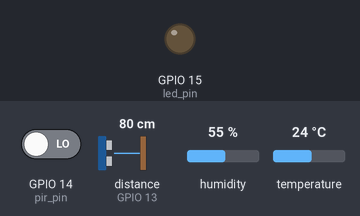
This sketch was run on a simulated ESP8266 (Wemos D1 mini). On the bench: output pins drawn as LEDs (lit = HIGH). The test bench sets the inputs (shaded band); at power-on: GPIO 14 (pir_pin) LOW, distance to the obstacle (sensor on GPIO 13) 80 cm, humidity 55 %, temperature 24 °C. The echo pulse lasts 58.3 µs per cm; WiFi joins after 1.5 s; servers stay silent unless stated; uploads are accepted with an empty reply; pins used as bus, display or sensor lines are not drawn; what the sketch prints to the serial monitor is not drawn.

Above: at 3.7 s.
3.8 s: GPIO 14 (pir_pin) driven HIGH
At 5.3 s:
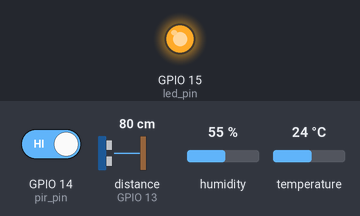
Timing chart, 0 to 6.8 s (numbered marks = the images above; inputs shaded):
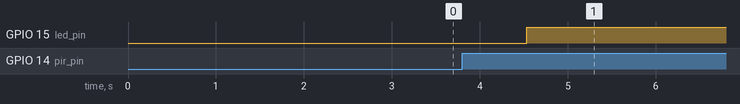

Measured:
- after the input at 3.8 s, GPIO 15 (led_pin): LOW → HIGH after 0.74 s

The sketch:

clienteWifi.ino
```cpp
//#include <Adafruit_Sensor.h>
#include <ESP8266WiFi.h>
#include <WiFiClient.h>
//#include <DHT.h>

//Conexion del sensor HC-SR04
const int EchoPin = 12;// D6 pin de disparo
const int TriggerPin =13; //D7 Pin de entrada

int pir_pin = 14; //d5
int led_pin = 15;//d8
int valed = 1;//valor de led encendido en widget
int valed2 = 0;//valor de led apagado en widget

//Conexion a sensor DHT
#include "DHT.h"
#define DHTPIN 2     // Pin D4 en Wemos equivale al 2 en Arduino
#define DHTTYPE DHT11
DHT dht(DHTPIN, DHTTYPE);

//variables
int contconexion = 0;
int duracion;
int distancia;

const char *ssid = "INFINITUMkw7y";
const char *password = "ce184574b0";

unsigned long previousMillis = 0;

char host[48];
String strhost = "192.168.1.65";
//String strhost = "localhost:3000"; //IP del Server
String strurl = "/add"; //URL
String chipid = "";

//funcion para insertar datos

String enviardatos(String datos) {
  Serial.print(datos);
  String linea = "error";
  WiFiClient client;
  strhost.toCharArray(host, 49);
  if (!client.connect(host, 3000)) {
    Serial.println("Fallo de conexion al servidor");
    return linea;
  }

  client.print(String("POST ") + strurl + " HTTP/1.1" + "\r\n" +
               "Host: " + strhost + "\r\n" +
               "Accept: */*" + "*\r\n" +
               "Content-Length: " + datos.length() + "\r\n" +
               "Content-Type: application/x-www-form-urlencoded" + "\r\n" +
               "\r\n" + datos);
  delay(10);

  Serial.print(" Enviando datos al APIRest...");

  unsigned long timeout = millis();
  while (client.available() == 0) {
    if (millis() - timeout > 5000) {
      Serial.println("No conectado con el cliente");
      client.stop();
      return linea;
    }
  }
  // imprime las lineas que recibe del servidor
  while(client.available()){
    linea = client.readStringUntil('\r');
  }
  Serial.println(linea);
  return linea;
}

//-------------------------------------------------------------------------

void setup() {
 // Inicia Serial
  Serial.begin(115200);
  Serial.println("");
  // Iniciamos DHT
  dht.begin();
  pinMode(TriggerPin, OUTPUT);
  pinMode(EchoPin, INPUT);
  pinMode(pir_pin, INPUT);
  pinMode(led_pin, OUTPUT);
   delay(1000);

  Serial.print("chipId: ");
  chipid = String(ESP.getChipId());
  Serial.println(chipid);

  // Conexión WIFI
  WiFi.begin(ssid, password);
  while (WiFi.status() != WL_CONNECTED and contconexion <50) { //50 intentos para conectar  si no lo cancela
    ++contconexion;
    delay(500);
    Serial.print(".");
  }
  if (contconexion <50) {
      //para usar con ip fija
     // IPAddress ip(192, 168, 43, 5);
     // IPAddress gateway(192, 168, 43, 1);
     // IPAddress subnet(255, 255, 255, 0);
     // WiFi.config(ip, gateway, subnet);

      Serial.println("");
      Serial.println("WiFi conectado con la IP ");
      Serial.println(WiFi.localIP());

  }
  else {
      Serial.println("");
      Serial.println("Error de conexion al wifi");
  }
}

//--------------------------LOOP--------------------------------
void loop() {

   /////PIR
  if(digitalRead(pir_pin) == HIGH)
  {
    digitalWrite(led_pin, HIGH);
    //Serial.print("Led", valed);
    Serial.println("Se ha detectado Movimiento");
    //delay(10000);
    //digitalWrite(led_pin, LOW);
  }
  /*else
  {
    digitalWrite(led_pin, LOW);
    //Serial.print("Led", valed2);
    Serial.println("No se ha detectado Movimiento");
  }*/

  //Iniciamos el envio de valores del ultrasonico
  digitalWrite(TriggerPin, LOW);
  delayMicroseconds(2);
  digitalWrite(TriggerPin, HIGH);
  delayMicroseconds(10);
  digitalWrite(TriggerPin, LOW);

  duracion = pulseIn(TriggerPin, HIGH);
  distancia = duracion / 58;

 // Leemos datos del DHT
  float h = dht.readHumidity();
  float t = dht.readTemperature();
  float f = dht.readTemperature(true);

  delay(1000);

  unsigned long currentMillis = millis();

  if (currentMillis - previousMillis >= 10000) { //envia la temperatura cada 10 segundos
    previousMillis = currentMillis;

   /* Serial.println("Distancia: ");
    Serial.println(distancia);*/
    //Serial.println(t);
    //enviardatos("Temperatura=" + String(t) + "ºC " + "&Humedad=" + String(h)+ "% " + "&Distancia=" + String(15)+ "Cm " + "&Crecimiento=" + String(valed++)+ "Dc ");
    enviardatos("Temperatura=" + String(t) + "&Humedad=" + String(h) + "&Distancia=" + String(distancia) + "&Crecimiento=" + String(valed++));
  }
}
```
